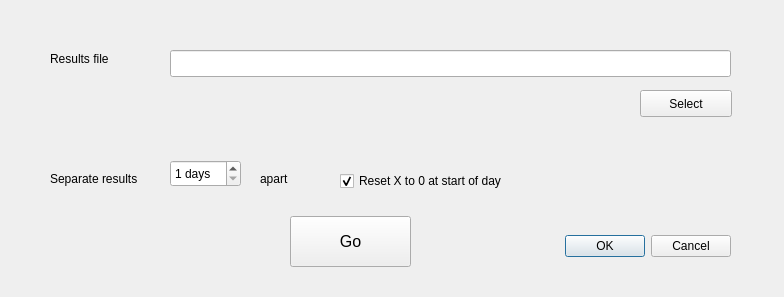
<?xml version="1.0" encoding="UTF-8"?>
<ui version="4.0">
 <class>dispresdlg</class>
 <widget class="QDialog" name="dispresdlg">
  <property name="geometry">
   <rect>
    <x>0</x>
    <y>0</y>
    <width>784</width>
    <height>297</height>
   </rect>
  </property>
  <property name="windowTitle">
   <string>Display results</string>
  </property>
  <widget class="QDialogButtonBox" name="buttonBox">
   <property name="geometry">
    <rect>
     <x>530</x>
     <y>230</y>
     <width>201</width>
     <height>32</height>
    </rect>
   </property>
   <property name="orientation">
    <enum>Qt::Horizontal</enum>
   </property>
   <property name="standardButtons">
    <set>QDialogButtonBox::Cancel|QDialogButtonBox::Ok</set>
   </property>
  </widget>
  <widget class="QLabel" name="label">
   <property name="geometry">
    <rect>
     <x>50</x>
     <y>50</y>
     <width>101</width>
     <height>17</height>
    </rect>
   </property>
   <property name="text">
    <string>Results file</string>
   </property>
  </widget>
  <widget class="QPushButton" name="selresfile">
   <property name="geometry">
    <rect>
     <x>640</x>
     <y>90</y>
     <width>92</width>
     <height>27</height>
    </rect>
   </property>
   <property name="toolTip">
    <string>Click here to bring up an open dialog for the results file.</string>
   </property>
   <property name="text">
    <string>Select</string>
   </property>
  </widget>
  <widget class="QLineEdit" name="resfile">
   <property name="geometry">
    <rect>
     <x>170</x>
     <y>50</y>
     <width>561</width>
     <height>27</height>
    </rect>
   </property>
   <property name="toolTip">
    <string>Pick up results from here</string>
   </property>
  </widget>
  <widget class="QLabel" name="label_2">
   <property name="geometry">
    <rect>
     <x>50</x>
     <y>170</y>
     <width>111</width>
     <height>17</height>
    </rect>
   </property>
   <property name="text">
    <string>Separate results</string>
   </property>
  </widget>
  <widget class="QSpinBox" name="sepdays">
   <property name="geometry">
    <rect>
     <x>170</x>
     <y>160</y>
     <width>71</width>
     <height>27</height>
    </rect>
   </property>
   <property name="toolTip">
    <string>Split each block of results if the X (date) of a point is the given number
of days later than the previous (or more).</string>
   </property>
   <property name="suffix">
    <string> days</string>
   </property>
   <property name="minimum">
    <number>1</number>
   </property>
   <property name="maximum">
    <number>10</number>
   </property>
  </widget>
  <widget class="QLabel" name="label_3">
   <property name="geometry">
    <rect>
     <x>260</x>
     <y>170</y>
     <width>41</width>
     <height>17</height>
    </rect>
   </property>
   <property name="text">
    <string>apart</string>
   </property>
  </widget>
  <widget class="QCheckBox" name="resetx">
   <property name="geometry">
    <rect>
     <x>340</x>
     <y>170</y>
     <width>211</width>
     <height>22</height>
    </rect>
   </property>
   <property name="toolTip">
    <string>Subtract the first X value (date) from the rest in the display for each block of
data so we can overlay the displays.</string>
   </property>
   <property name="text">
    <string>Reset X to 0 at start of day</string>
   </property>
   <property name="checked">
    <bool>true</bool>
   </property>
  </widget>
  <widget class="QPushButton" name="display">
   <property name="geometry">
    <rect>
     <x>290</x>
     <y>216</y>
     <width>121</width>
     <height>51</height>
    </rect>
   </property>
   <property name="font">
    <font>
     <pointsize>12</pointsize>
    </font>
   </property>
   <property name="toolTip">
    <string>Do the business</string>
   </property>
   <property name="text">
    <string>Go</string>
   </property>
  </widget>
 </widget>
 <tabstops>
  <tabstop>resfile</tabstop>
  <tabstop>selresfile</tabstop>
  <tabstop>sepdays</tabstop>
  <tabstop>resetx</tabstop>
  <tabstop>display</tabstop>
  <tabstop>buttonBox</tabstop>
 </tabstops>
 <resources/>
 <connections>
  <connection>
   <sender>buttonBox</sender>
   <signal>accepted()</signal>
   <receiver>dispresdlg</receiver>
   <slot>accept()</slot>
   <hints>
    <hint type="sourcelabel">
     <x>248</x>
     <y>254</y>
    </hint>
    <hint type="destinationlabel">
     <x>157</x>
     <y>274</y>
    </hint>
   </hints>
  </connection>
  <connection>
   <sender>buttonBox</sender>
   <signal>rejected()</signal>
   <receiver>dispresdlg</receiver>
   <slot>reject()</slot>
   <hints>
    <hint type="sourcelabel">
     <x>316</x>
     <y>260</y>
    </hint>
    <hint type="destinationlabel">
     <x>286</x>
     <y>274</y>
    </hint>
   </hints>
  </connection>
 </connections>
</ui>
